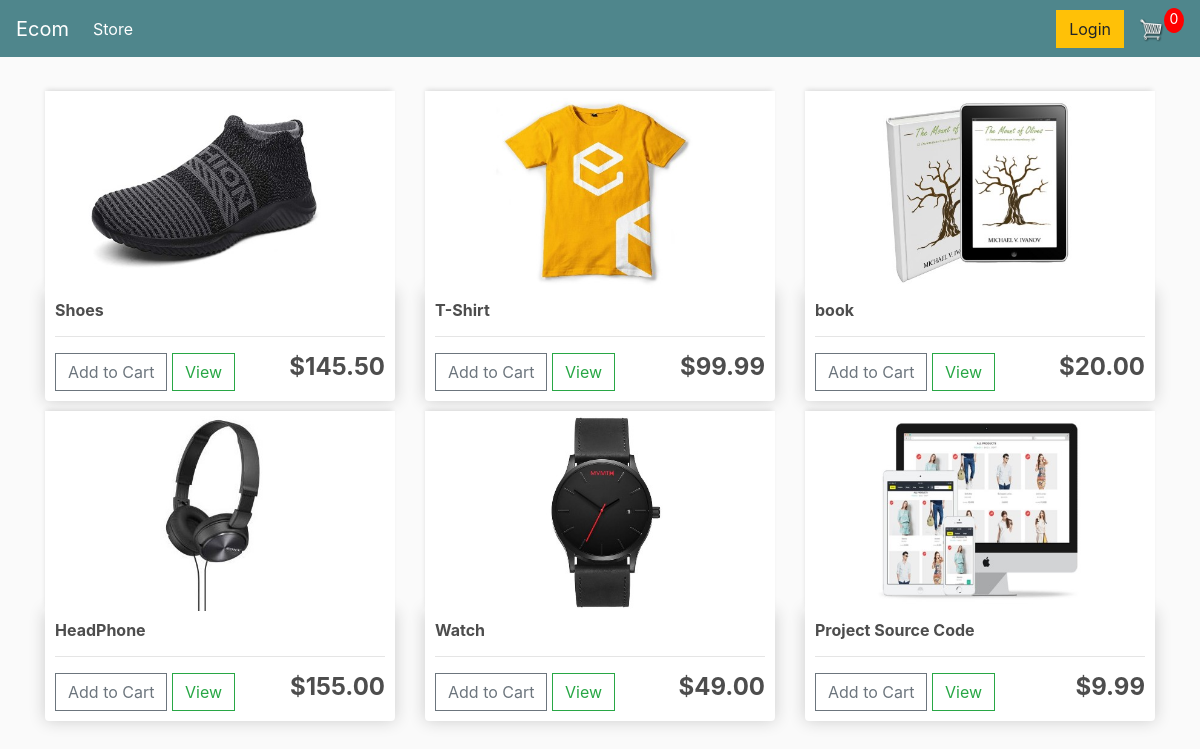
The page / on the database its author committed.
### store/models.py (models this page shows, shortened)
class Product(models.Model):
	name = models.CharField(max_length=200)
	price = models.DecimalField(max_digits=7, decimal_places=2)
	digital = models.BooleanField(default=False,null=True, blank=True)
	image = models.ImageField(null=True, blank=True)
	@property
	def imageURL(self):
		try:
			url = self.image.url
		except:
			url = ''
		return url

### store/views.py (the view)
# urls.py: path('', include('store.urls')),
def store(request):
	if request.user.is_authenticated:
		customer = request.user.customer
		order, created = Order.objects.get_or_create(customer=customer, complete=False)
		items = order.orderitem_set.all()
		cartItems = order.get_cart_items
	else:
		items = []
		order = {'get_cart_total':0, 'get_cart_items':0, 'shipping':False}
		cartItems = order['get_cart_items']
	products = Product.objects.all()
	context = {'products':products, 'cartItems':cartItems}
	return render(request, 'store/store.html', context)

### store/templates/store/store.html
{% extends 'store/main.html' %}
{% load static %}
{% block content %}
	<div class="row">
		{% for product in products %}
		<div class="col-lg-4">
			<img class="thumbnail" src="{{product.imageURL}}">
			<div class="box-element product">
				<h6><strong>{{product.name}}</strong></h6>
				<hr>
				<button data-product="{{product.id}}" data-action="add" class="btn btn-outline-secondary add-btn update-cart">Add to Cart</button>
				<a class="btn btn-outline-success" href="#">View</a>
				<h4 style="display: inline-block; float: right"><strong>${{product.price}}</strong></h4>
			</div>
		</div>
		{% endfor %}
	</div>
{% endblock content %}

### store/templates/store/main.html (shortened to what this page needs)
<!DOCTYPE html>
{% load static %}
<html>
<head>
	<link rel="stylesheet" href="https://stackpath.bootstrapcdn.com/bootstrap/4.4.1/css/bootstrap.min.css"
>
	<link rel="stylesheet" type="text/css" href="{% static 'css/main.css' %}">
</head>
<body>
	<nav class="navbar navbar-expand-lg navbar-dark bg-dark">
		<a class="navbar-brand" href="{% url 'store' %}">Ecom</a>
		<div class="collapse navbar-collapse" id="navbarSupportedContent">
			<ul class="navbar-nav mr-auto">
				<li class="nav-item active">
					<a class="nav-link" href="{% url 'store' %}">Store <span class="sr-only">(current)</span></a>
				</li>
			</ul>
			<div class="form-inline my-2 my-lg-0">
				<a href="#" class="btn btn-warning">Login</a>
				<a href="{% url 'cart' %}">
					<img id="cart-icon" src="{% static 'images/cart.png' %}">
				</a>
				<p id="cart-total">{{cartItems}}</p>
			</div>
		</div>
	</nav>
	<div class="container">
		<br>
		{% block content %}
		{% endblock content %}
	</div>
</body>
</html>

### static/css/main.css (style rules this page uses)
body { background-color: hsl(0, 0%, 98%); }
h1,h2,h3,h4,h5,h6 { color:hsl(0, 0%, 30%); }
.box-element { box-shadow:hsl(0, 0%, 80%) 0 0 16px; background-color: #fff; border-radius: 4px; padding: 10px; }
.thumbnail { width: 100%; height: 200px; -webkit-box-shadow: -1px -3px 5px -2px rgba(214,214,214,1); -moz-box-shadow: -1px -3px 5px -2px rgba(214,214,214,1); box-shadow: -1px -3px 5px -2px rgba(214,214,214,1); }
.product { border-radius: 0 0 4px 4px; }
.bg-dark { background-color: #4f868c!important; }
#cart-icon { width:25px; display: inline-block; margin-left: 15px; }
#cart-total { display: block; text-align: center; color:#fff; background-color: red; width: 20px; height: 25px; border-radius: 50%; font-size: 14px; }
.col-lg-4, .col-lg-6, .col-lg-8, .col-lg-12 { margin-top: 10px; }
.btn { border-radius: 0; }

### rows shown on the page
Product: imageURL (picture), name "Shoes", price "145.50"
Product: imageURL (picture), name "T-Shirt", price "99.99"
Product: imageURL (picture), name "book", price "20.00"
Product: imageURL (picture), name "HeadPhone", price "155.00"
Product: imageURL (picture), name "Watch", price "49.00"
Product: imageURL (picture), name "Project Source Code", price "9.99"

### other values the page prints
{{ cartItems }} "0"
